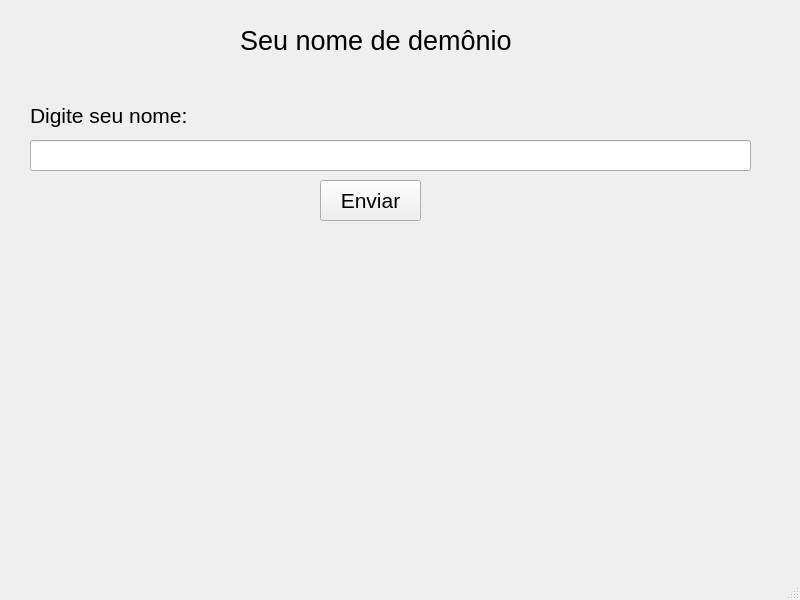
<?xml version="1.0" encoding="UTF-8"?>
<ui version="4.0">
 <class>MainWindow</class>
 <widget class="QMainWindow" name="MainWindow">
  <property name="geometry">
   <rect>
    <x>0</x>
    <y>0</y>
    <width>800</width>
    <height>600</height>
   </rect>
  </property>
  <property name="windowTitle">
   <string>MainWindow</string>
  </property>
  <widget class="QWidget" name="centralwidget">
   <widget class="QLabel" name="label">
    <property name="geometry">
     <rect>
      <x>240</x>
      <y>20</y>
      <width>271</width>
      <height>41</height>
     </rect>
    </property>
    <property name="font">
     <font>
      <pointsize>20</pointsize>
     </font>
    </property>
    <property name="text">
     <string>Seu nome de demônio</string>
    </property>
   </widget>
   <widget class="QLabel" name="label_2">
    <property name="geometry">
     <rect>
      <x>30</x>
      <y>100</y>
      <width>291</width>
      <height>31</height>
     </rect>
    </property>
    <property name="font">
     <font>
      <pointsize>16</pointsize>
     </font>
    </property>
    <property name="text">
     <string>Digite seu nome:</string>
    </property>
   </widget>
   <widget class="QLineEdit" name="lineEdit">
    <property name="geometry">
     <rect>
      <x>30</x>
      <y>140</y>
      <width>721</width>
      <height>31</height>
     </rect>
    </property>
    <property name="font">
     <font>
      <pointsize>16</pointsize>
     </font>
    </property>
   </widget>
   <widget class="QLabel" name="label_res">
    <property name="geometry">
     <rect>
      <x>30</x>
      <y>240</y>
      <width>721</width>
      <height>311</height>
     </rect>
    </property>
    <property name="font">
     <font>
      <pointsize>16</pointsize>
     </font>
    </property>
    <property name="text">
     <string/>
    </property>
    <property name="alignment">
     <set>Qt::AlignCenter</set>
    </property>
    <property name="wordWrap">
     <bool>true</bool>
    </property>
   </widget>
   <widget class="QPushButton" name="pushButton">
    <property name="geometry">
     <rect>
      <x>320</x>
      <y>180</y>
      <width>101</width>
      <height>41</height>
     </rect>
    </property>
    <property name="font">
     <font>
      <pointsize>16</pointsize>
     </font>
    </property>
    <property name="text">
     <string>Enviar</string>
    </property>
   </widget>
  </widget>
  <widget class="QMenuBar" name="menubar">
   <property name="geometry">
    <rect>
     <x>0</x>
     <y>0</y>
     <width>800</width>
     <height>21</height>
    </rect>
   </property>
  </widget>
  <widget class="QStatusBar" name="statusbar"/>
 </widget>
 <resources/>
 <connections/>
</ui>
